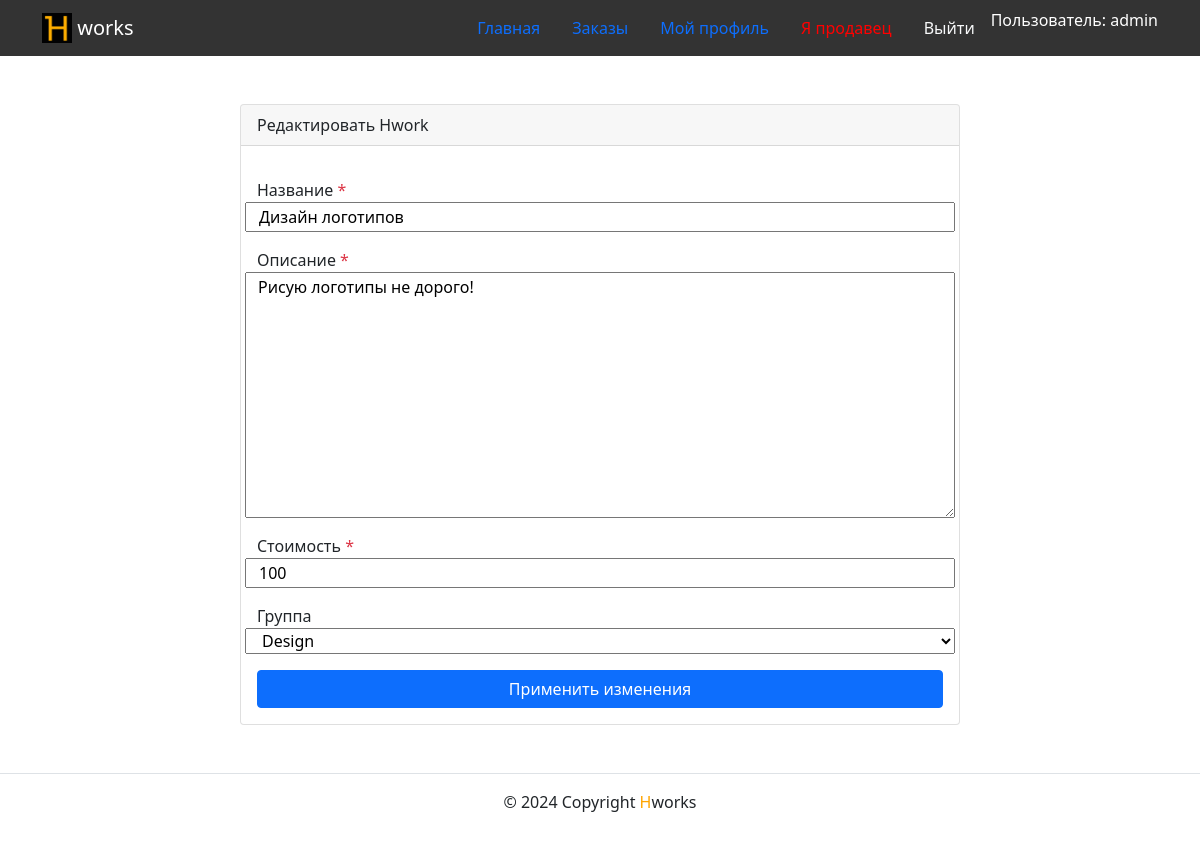
The app's page /hwork/update/5/ (signed in), older data.
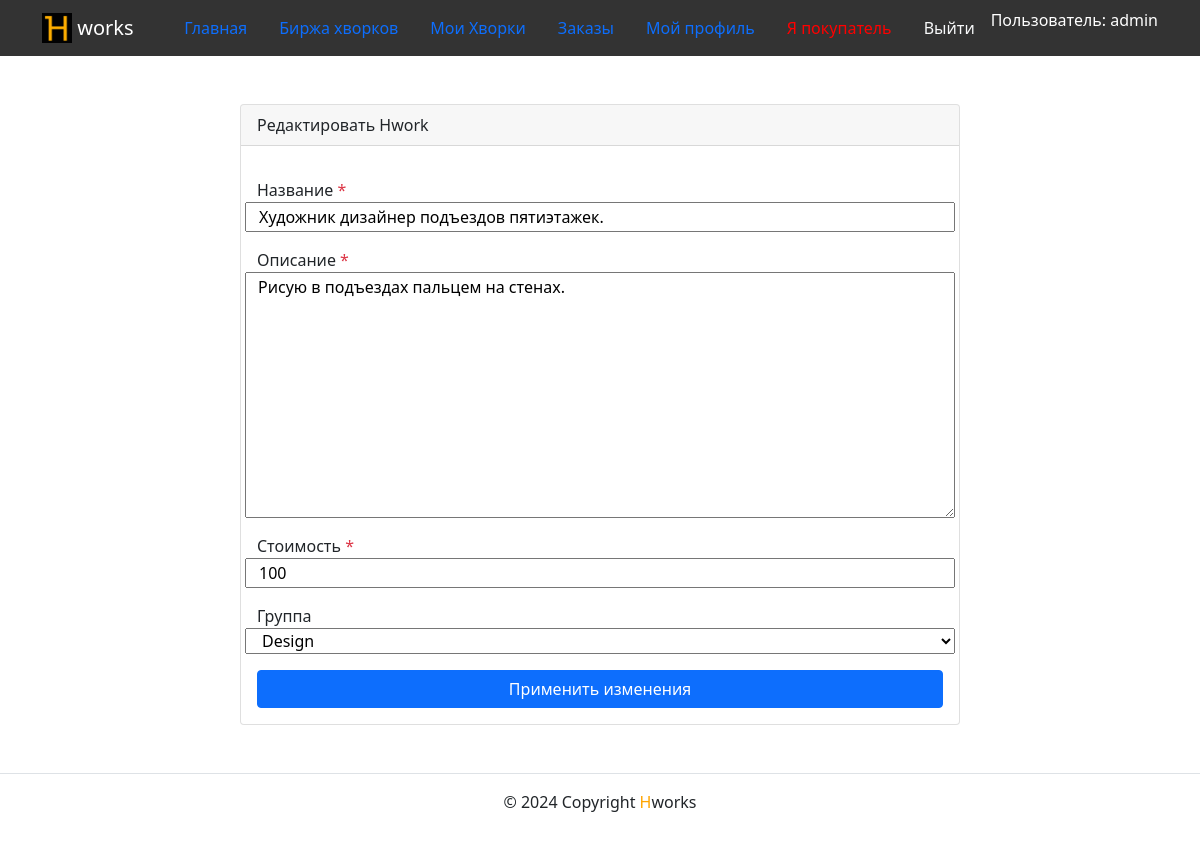
The same page, newer data.
### hworks/models.py (models this page shows)
class BaseModel(models.Model):
    title = models.CharField('Название', max_length=100)
    class Meta:
        abstract = True
    def __str__(self):
        return self.title

class Hwork(BaseModel):
    description = models.TextField('Описание')
    price = models.PositiveIntegerField('Стоимость')
    user = models.ForeignKey(
        User,
        on_delete=models.CASCADE,
        related_name='%(class)ss',
        verbose_name='Продавец'
    )
    group = models.ForeignKey(
        Group,
        on_delete=models.SET_NULL,
        related_name='%(class)ss',
        blank=True,
        null=True,
        verbose_name='Группа'
    )
    is_archived = models.BooleanField('Hwork в архиве', default=False)
    class Meta:
        verbose_name = 'Хворк'
        verbose_name_plural = 'Хворки'

### hworks/views.py (the view, shortened to what this page needs)
@method_decorator(login_required, name='dispatch')
class HworkUpdate(UpdateView):
    model = Hwork
    fields = ['title', 'description', 'price', 'group']
    success_url = reverse_lazy('hworks:my_hworks')
    template_name = 'hworks/hwork_update.html'
    def get_object(self, queryset=None):
        obj = super(HworkUpdate, self).get_object()
        if not obj.user == self.request.user:
            raise PermissionDenied()
        return obj

### templates/hworks/hwork_update.html (shortened to what this page needs)
{% extends 'base.html' %}
{% block content %}
  <div class="row justify-content-center">
    <div class="col-md-8 p-5">
      <div class="card">
        <div class="card-header">Редактировать Hwork</div>
          <div class="card-body">
              <form method="post"action="{% url 'hworks:hwork_update' object.id %}">
              {% for field in form %}
                <div class="form-group row my-3">
                  <label for="{{ field.id_for_label }}">
                    {{ field.label }}
                      {% if field.field.required %}
                        <span class="required text-danger">*</span>
                      {% endif %}
                  </label>
                  {{ field }}
                </div>
              {% endfor %}
              <div class="d-grid gap-2">
                <button type="submit" class="btn btn-primary">
                  Применить изменения
                </button>
              </div>
            </form>
          </div>
        </div>
      </div>
  </div>
{% endblock %}

### templates/includes/header.html (shortened to what this page needs)
{% load static %}
<nav class="navbar navbar-light" style="background-color: #333333">
    <div class="container">
    <a class="navbar-brand" href="{% url 'hworks:index' %}">
        <img src="{% static 'img/logo.png' %}" width="30" height="30" class="d-inline-block align-top" alt="">
        <span style="color:white">works</span>
    </a>
    <ul class="nav nav-pills">
      <li class="nav-item">
        <a class="nav-link {% if request.resolver_match.view_name  == 'hworks:index' %} active {% endif %}" href="{% url 'hworks:index' %}">Главная</a>
    </li>
    {% if user.is_authenticated %}
    {% if user.is_freelancer %}
    <li class="nav-item">
      <a class="nav-link {% if request.resolver_match.view_name  == 'hworks:hwork_ist' %} active {% endif %}" href="{% url 'hworks:hwork_ist' %}">Биржа хворков</a>
    </li>
    <li class="nav-item">
      <a class="nav-link {% if request.resolver_match.view_name  == 'hworks:my_hworks' %} active {% endif %}" href="{% url 'hworks:my_hworks' %}">Мои Хворки</a>
    </li>
    {% endif %}
    <li class="nav-item">
      <a class="nav-link {% if request.resolver_match.view_name  == 'hworks:orders_list' %} active {% endif %}" href="{% url 'hworks:orders_list' %}">Заказы</a>
    </li>
    <li class="nav-item">
      <a class="nav-link {% if request.resolver_match.view_name  == 'hworks:profile' %} active {% endif %}" href="{% url 'hworks:profile' user.username %}">Мой профиль</a>
    </li>
    <li class="nav-item">
      <a class="nav-link link-light {% if request.resolver_match.view_name  == 'users:change_status' %} active {% endif %}" onclick="document.getElementById('change_status_form').submit();">
        <span style="color: red">
          {% if user.is_freelancer %}
          Я покупатель
          {% else %}
          Я продавец
          {% endif %}
        </span>
      </a>
    </li>
    <li class="nav-item">
      <a class="nav-link link-light {% if request.resolver_match.view_name  == 'users:logout' %} active {% endif %}" onclick="document.getElementById('logout_form').submit();">Выйти</a>
    </li>
    <li>
      <span style="color: white">Пользователь: {{ user.username }}</span>
    </li>
    {% endif %}
  </ul>
  </div>
</nav>

Row changes from the older to the newer data that the page shows:
changed HworksUser "admin": is_freelancer False → True (drawn)
changed Hwork "Design": title "Дизайн логотипов" → "Художник дизайнер подъездов пятиэтажек."; description "Рисую логотипы не дорого!" → "Рисую в подъездах пальцем на стенах."
Text that changed along with them:
text no longer shown: "Я продавец"
text now shown: "Биржа хворков Мои Хворки Я покупатель"
